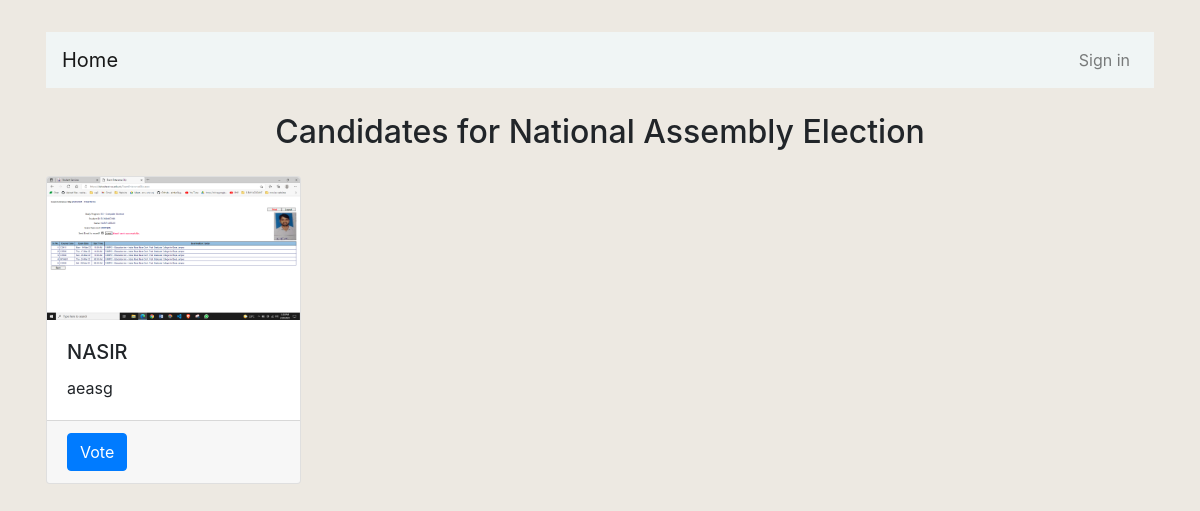
The app's page /view_candidates/2/ with its own data.
### users/models.py (models this page shows, shortened)
class Election(models.Model):
    name = models.CharField(max_length=255)
    status = models.CharField(max_length=50, choices=[('upcoming', 'Upcoming'), ('ongoing', 'Ongoing'), ('completed', 'Completed')])
    start_date = models.DateField()
    end_date = models.DateField()
    description = models.TextField()

class Candidate(models.Model):
    name = models.CharField(max_length=255)
    image = models.ImageField(upload_to='candidates/', null=True, blank=True)
    description = models.TextField()
    election = models.ForeignKey(Election, on_delete=models.CASCADE)
    votes = models.PositiveIntegerField(default=0)  # Add a field to track votes

### users/views.py (the view)
# urls.py: path('view_candidates/<int:election_id>/', views.view_candidates, name='view_candidates'),
def view_candidates(request, election_id):
    election = get_object_or_404(Election, pk=election_id)
    candidates = Candidate.objects.filter(election=election)
    context = {
        'election': election,
        'candidates': candidates,
    }
    return render(request, 'users/view_candidates.html', context)

### users/templates/users/view_candidates.html (shortened to what this page needs)
{% extends "users/base.html" %}
{% block content %}
    <h2>Candidates for {{ election.name }}</h2>
    <div class="row">
        {% for candidate in candidates %}
            <div class="col-md-3">
                <div class="card mb-4">
                    <img src="{{ candidate.image.url }}" class="card-img-top" alt="{{ candidate.name }}">
                    <div class="card-body">
                        <h5 class="card-title">{{ candidate.name }}</h5>
                        <p class="card-text">{{ candidate.description }}</p>
                    </div>
                    <div class="card-footer">
                        <form method="post" action="{% url 'vote' candidate.id %}">
                            <input class="btn btn-primary" type="submit" value="Vote">
                        </form>
                    </div>
                </div>
            </div>
        {% endfor %}
    </div>
{% endblock content %}

### users/templates/users/base.html (style rules this page uses)
body { background-color: #ede9e2; }
h1 , h2 , h3 { text-align: center; margin: 25px; }

### records on screen
Election: name "National Assembly Election"
Candidate: image (picture), name "NASIR", description "aeasg"
